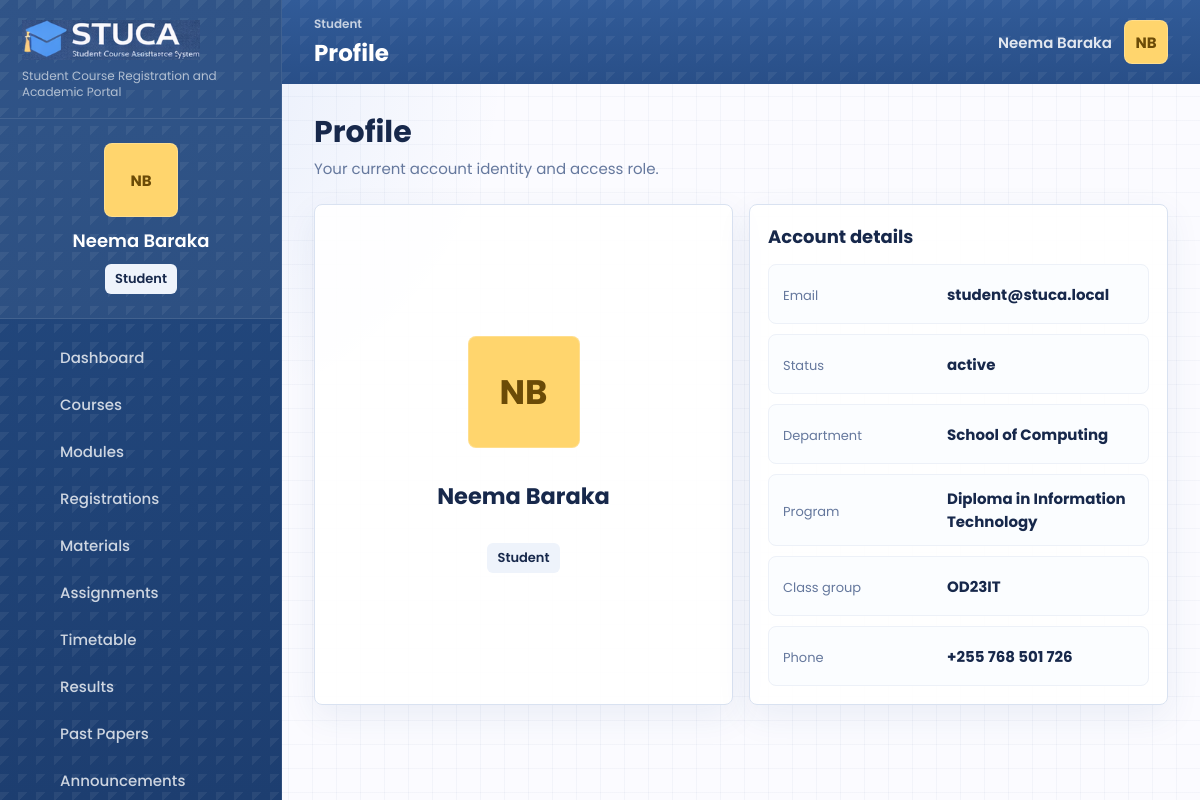
/profile.php (signed in), run on the app's committed database.
### tables this page shows
CREATE TABLE users (
    id INT UNSIGNED AUTO_INCREMENT PRIMARY KEY,
    role_id INT UNSIGNED NOT NULL,
    department_id INT UNSIGNED NULL,
    name VARCHAR(140) NOT NULL,
    email VARCHAR(190) NOT NULL UNIQUE,
    password_hash VARCHAR(255) NOT NULL,
    status ENUM('active', 'suspended') NOT NULL DEFAULT 'active',
    student_number VARCHAR(60) NULL UNIQUE,
    staff_number VARCHAR(60) NULL UNIQUE,
    phone VARCHAR(40) NULL,
    program VARCHAR(160) NULL,
    class_group VARCHAR(80) NULL,
    created_at TIMESTAMP DEFAULT CURRENT_TIMESTAMP,
    updated_at TIMESTAMP DEFAULT CURRENT_TIMESTAMP ON UPDATE CURRENT_TIMESTAMP,
    INDEX idx_users_role (role_id),
    INDEX idx_users_department (department_id),
    INDEX idx_users_status (status),
    CONSTRAINT fk_users_role FOREIGN KEY (role_id) REFERENCES roles(id),
    CONSTRAINT fk_users_department FOREIGN KEY (department_id) REFERENCES departments(id) ON DELETE SET NULL
);

CREATE TABLE roles (
    id INT UNSIGNED AUTO_INCREMENT PRIMARY KEY,
    slug VARCHAR(60) NOT NULL UNIQUE,
    name VARCHAR(100) NOT NULL,
    description VARCHAR(255) NULL,
    created_at TIMESTAMP DEFAULT CURRENT_TIMESTAMP,
    updated_at TIMESTAMP DEFAULT CURRENT_TIMESTAMP ON UPDATE CURRENT_TIMESTAMP
);

CREATE TABLE departments (
    id INT UNSIGNED AUTO_INCREMENT PRIMARY KEY,
    name VARCHAR(160) NOT NULL,
    code VARCHAR(30) NOT NULL UNIQUE,
    description TEXT NULL,
    head_user_id INT UNSIGNED NULL,
    created_at TIMESTAMP DEFAULT CURRENT_TIMESTAMP,
    updated_at TIMESTAMP DEFAULT CURRENT_TIMESTAMP ON UPDATE CURRENT_TIMESTAMP,
    INDEX idx_departments_code (code)
);

### public/profile.php (the view, shortened to what the rows shown need)
<?php
require dirname(__DIR__) . '/app/bootstrap.php';
$user = current_user();
page_start('Profile', 'profile');
?>
<section class="page-title-row">
    <div>
        <h2>Profile</h2>
    </div>
</section>
<section class="profile-layout">
    <article class="panel profile-summary">
        <div class="avatar-initials huge"><?= e(initials($user['name'])) ?></div>
        <h2><?= e($user['name']) ?></h2>
        <span class="role-pill <?= e(role_badge_class($user['role'])) ?>"><?= e(role_label($user['role'])) ?></span>
    </article>
    <article class="panel">
        <div class="panel-heading"><h2>Account details</h2></div>
        <dl class="details-list">
            <div><dt>Email</dt><dd><?= e($user['email']) ?></dd></div>
            <div><dt>Status</dt><dd><?= e($user['status'] ?? 'active') ?></dd></div>
            <div><dt>Department</dt><dd><?= e($user['department_name'] ?? 'Not assigned') ?></dd></div>
            <div><dt>Program</dt><dd><?= e($user['program'] ?? 'Not set') ?></dd></div>
            <div><dt>Class group</dt><dd><?= e($user['class_group'] ?? 'Not set') ?></dd></div>
            <div><dt>Phone</dt><dd><?= e($user['phone'] ?? 'Not set') ?></dd></div>
        </dl>
    </article>
</section>
<?php
page_end();

### app/includes/layout.php (shortened to what the rows shown need)
<?php
function page_start(string $title, string $active): void
{
    $user = current_user();
    if ($user && !empty($user['email'])) {
        $freshUser = repository()->findUserByEmail($user['email']);
        if ($freshUser) {
            unset($freshUser['password_hash']);
            $user = $freshUser;
        }
    }
    $displayName = $user['name'] ?? 'Guest';
    $role = role_label($user['role'] ?? null);
    ?>
    <!doctype html>
    <html lang="en">
    <head>
        <link rel="stylesheet" href="assets/css/styles.css?v=20260601-workflow">
    </head>
    <body class="page-<?= e($active) ?>">
        <aside class="sidebar" id="sidebar">
            <div class="profile-card">
                <div class="avatar-initials"><?= e(initials($displayName)) ?></div>
                <strong><?= e($displayName) ?></strong>
                <span class="role-pill <?= e(role_badge_class($user['role'] ?? null)) ?>"><?= e($role) ?></span>
            </div>
        </aside>
        <div class="app-shell">
            <header class="topbar">
                <div>
                    <h1><?= e($title) ?></h1>
                </div>
                <div class="topbar-user">
                    <span class="topbar-name"><?= e($displayName) ?></span>
                    <a class="avatar-initials tiny" href="profile.php" aria-label="Open profile"><?= e(initials($displayName)) ?></a>
                </div>
            </header>
            <main class="content" id="content">
    <?php
}
function page_end(): void
{
    ?>
            </main>
        </div>
    </body>
    </html>
    <?php
}
    ?>

### data on the page
users: name "NB", name "Neema Baraka", role.slug "Student", email "student@stuca.local", status "active", department.name "School of Computing", program "Diploma in Information Technology", class_group "OD23IT", phone "+255 768 501 726"

### other printed values
$config['app_subtitle'] "Student Course Registration and Academic Portal"
$role "Student"
$item['label'] "Dashboard"
$item['label'] "Courses"
$item['label'] "Modules"
$item['label'] "Registrations"
$item['label'] "Materials"
$item['label'] "Assignments"
$item['label'] "Timetable"
$item['label'] "Results"
$item['label'] "Past Papers"
$item['label'] "Announcements"
$title "Profile"
